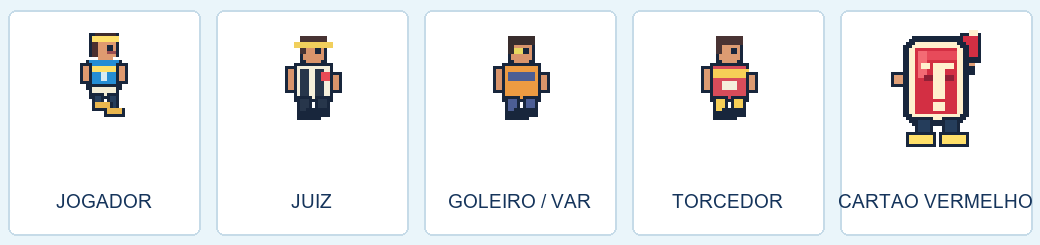
#> input picture docs/assets/personagens.png, 1040 x 245 px, given in place of player.png, which was not available
$ python create_report.py
#> lines starting #> are read from the running program, lines starting #| are printed output that depends on the picture
from pathlib import Path

from docx import Document
from docx.enum.section import WD_SECTION
from docx.enum.table import WD_CELL_VERTICAL_ALIGNMENT
from docx.enum.text import WD_ALIGN_PARAGRAPH
from docx.shared import Inches, Pt, RGBColor
from docx.oxml import OxmlElement
from docx.oxml.ns import qn
from PIL import Image, ImageDraw, ImageFont


ROOT = Path(__file__).resolve().parents[1]
DOCS = ROOT / "docs"
SHOTS = DOCS / "screenshots"
ASSETS = DOCS / "assets"
ASSETS.mkdir(parents=True, exist_ok=True)
OUT = DOCS / "Projeto_de_Sistemas_Interativos.docx"
REPO_URL = "https://github.com/erik336pereira/da-rua-ao-estrelado"
ITCH_URL = "https://erik336.itch.io/da-rua-ao-estrelado"

NAVY = "15345B"
BLUE = "168CC8"
GOLD = "F2BD42"
INK = "263447"
MUTED = "617080"
PALE = "EAF5FA"


# [127 lines left out: functions set_cell_shading, add_hyperlink, set_cell_margins, set_repeat_table_header, add_page_number, configure_doc and 4 more, not called in this run]


def character_sheet():
    entries = [
        ("player", "JOGADOR"),
        ("referee", "JUIZ"),
        ("goalie", "GOLEIRO / VAR"),
        ("fan", "TORCEDOR"),
        ("red_card_boss", "CARTAO VERMELHO"),
    ]
    cards = []
    for key, label in entries:
        src = ROOT / "assets" / "sprites" / f"{key}.png"
        sheet = Image.open(src).convert("RGBA")
#> sheet is the input picture: PIL image 1040x245 RGBA; mean R, G, B, A 238.2, 238.4, 239.4, 255
        frame_w = 32 if key in ("red_card_boss", "player") else 24
        frame_h = 40 if key == "red_card_boss" else 32
        frame = sheet.crop((frame_w, 0, frame_w * 2, frame_h))
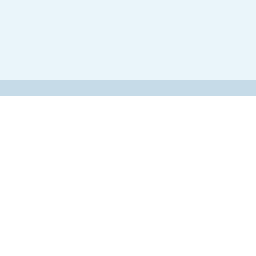
#> frame: PIL image 32x32 RGBA (shown 8 times larger); mean R, G, B, A 244.9, 249.6, 252, 255
        frame = frame.resize((frame.width * 3, frame.height * 3), Image.Resampling.NEAREST)
#> frame: PIL image 96x96 RGBA
        cards.append((label, frame))
#> pass 2 of the loop in character_sheet, `for key, label in entries:`:
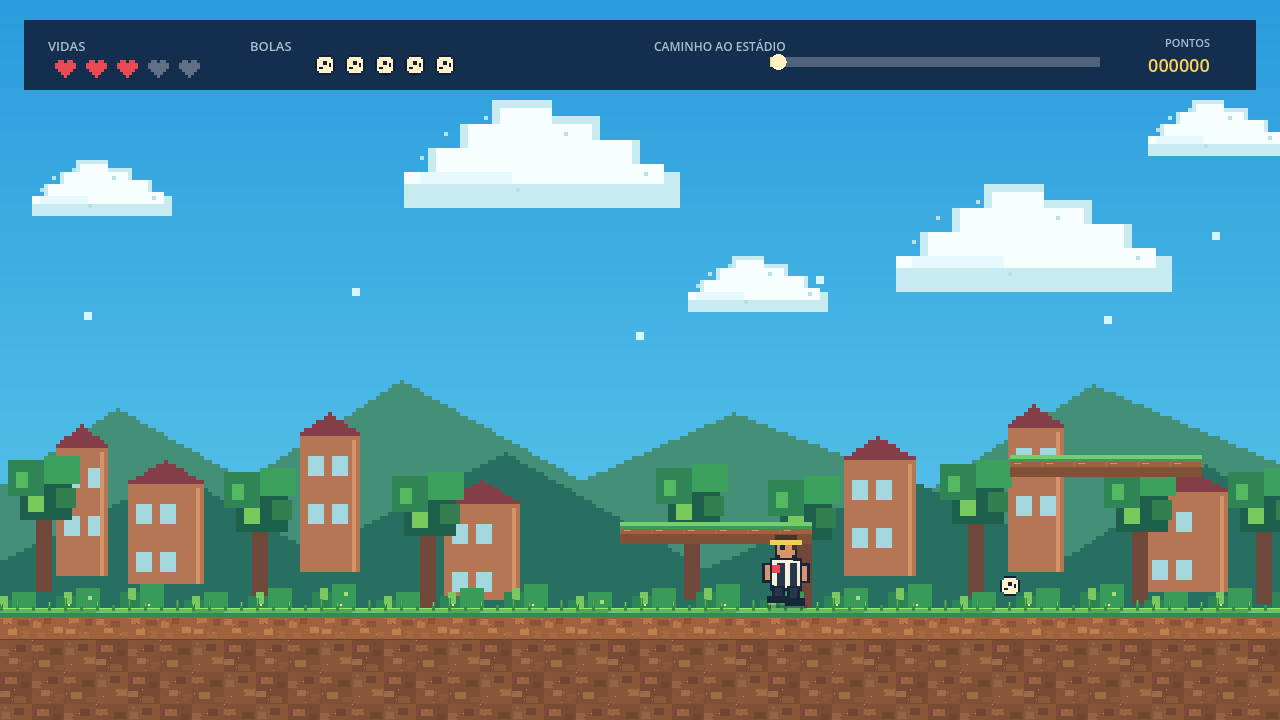
#> input picture docs/screenshots/gameplay.png, 1280 x 720 px, given in place of referee.png, which was not available
#> in character_sheet, sheet is the input picture: PIL image 1280x720 RGBA; mean R, G, B, A 87, 143.3, 158, 255
#> in character_sheet, `frame = sheet.crop((frame_w, 0, frame_w * 2, frame_h))`:
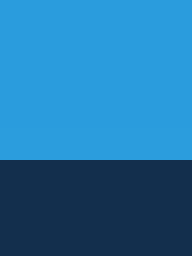
#> frame: PIL image 24x32 RGBA (shown 8 times larger); mean R, G, B, A 33.5, 115.2, 167, 255
    canvas = Image.new("RGBA", (1040, 245), (234, 245, 250, 255))
    draw = ImageDraw.Draw(canvas)
    try:
        font = ImageFont.truetype("arial.ttf", 19)
    except OSError:
        font = ImageFont.load_default()
    for i, (label, sprite) in enumerate(cards):
        x = i * 208
        draw.rounded_rectangle((x + 8, 10, x + 200, 235), radius=8, fill=(255, 255, 255, 255), outline=(198, 219, 232, 255), width=2)
        sprite.thumbnail((142, 142), Image.Resampling.NEAREST)
        canvas.alpha_composite(sprite, (x + (208 - sprite.width) // 2, 27))
        box = draw.textbbox((0, 0), label, font=font)
        draw.text((x + (208 - (box[2] - box[0])) // 2, 190), label, font=font, fill=(21, 52, 91, 255))
    path = ASSETS / "personagens.png"
    canvas.save(path)
    return path


# [40 lines left out: functions add_image_pair, add_image_triplet, not called in this run]


def build():
    sheet_path = character_sheet()
    doc = Document()
    configure_doc(doc)

    # Página 1 — capa institucional
    p = doc.add_paragraph()
    p.alignment = WD_ALIGN_PARAGRAPH.CENTER
    p.paragraph_format.space_before = Pt(36)
    r = p.add_run("UNIVERSIDADE NOVE DE JULHO — UNINOVE")
    r.bold = True
    r.font.size = Pt(15)
    r.font.color.rgb = RGBColor.from_string(NAVY)
    p = doc.add_paragraph()
    p.alignment = WD_ALIGN_PARAGRAPH.CENTER
    r = p.add_run("DIRETORIA DOS CURSOS DE INFORMÁTICA")
    r.font.size = Pt(11)
    r.font.color.rgb = RGBColor.from_string(MUTED)
    p = doc.add_paragraph()
    p.alignment = WD_ALIGN_PARAGRAPH.CENTER
    p.paragraph_format.space_before = Pt(8)
    r = p.add_run("PROJETO DE EXTENSÃO EM SISTEMAS INTERATIVOS")
    r.bold = True
    r.font.size = Pt(12)
    r.font.color.rgb = RGBColor.from_string(BLUE)
    p = doc.add_paragraph()
    p.alignment = WD_ALIGN_PARAGRAPH.CENTER
    p.paragraph_format.space_before = Pt(48)
    p.paragraph_format.space_after = Pt(16)
    r = p.add_run("DA RUA AO\nESTRELADO")
    r.bold = True
    r.font.name = "Arial"
    r.font.size = Pt(32)
    r.font.color.rgb = RGBColor.from_string(NAVY)
    p = doc.add_paragraph()
    p.alignment = WD_ALIGN_PARAGRAPH.CENTER
    r = p.add_run("Jogo de plataforma 2D com tema de futebol")
    r.font.size = Pt(14)
    r.font.color.rgb = RGBColor.from_string(MUTED)
    p = doc.add_paragraph()
    p.alignment = WD_ALIGN_PARAGRAPH.CENTER
    p.paragraph_format.space_before = Pt(24)
    p.add_run().add_picture(str(SHOTS / "gameplay.png"), width=Inches(5.8))
    add_caption(doc, "Cena da fase — arte original em pixel art.")
    p = doc.add_paragraph()
    p.alignment = WD_ALIGN_PARAGRAPH.CENTER
    p.paragraph_format.space_before = Pt(54)
    p.add_run("SÃO PAULO\n2026").bold = True

    # Página 2 — folha de rosto e integrantes editáveis
    doc.add_page_break()
    p = doc.add_paragraph()
    p.alignment = WD_ALIGN_PARAGRAPH.CENTER
    p.paragraph_format.space_before = Pt(14)
    r = p.add_run("DA RUA AO ESTRELADO")
    r.bold = True
    r.font.size = Pt(20)
    r.font.color.rgb = RGBColor.from_string(NAVY)
    p = doc.add_paragraph()
    p.alignment = WD_ALIGN_PARAGRAPH.CENTER
    p.paragraph_format.space_before = Pt(44)
    p.add_run("Projeto desenvolvido na disciplina Projeto de Extensão em Sistemas Interativos, como jogo de plataforma 2D para computador com a engine Godot.")
    p.paragraph_format.left_indent = Inches(1.0)
    p.paragraph_format.right_indent = Inches(1.0)
    p.paragraph_format.line_spacing = 1.25
    add_label(doc, "Integrantes do grupo")
    members = [
        ("Erik Pereira de Almeida — Líder", "924115897"),
        ("Felipe Gabriel Cruz Medeiros", "924100952"),
        ("Letícia da Silva Oliveira", "924103216"),
        ("Gabriel Santos de Jesus", "924110011"),
        ("Marcos Daniel Ribeiro Siriano", "924115034"),
    ]
    roster = doc.add_table(rows=len(members), cols=1)
    roster.autofit = False
    roster.columns[0].width = Inches(6.7)
    for n, row in enumerate(roster.rows, 1):
        cell = row.cells[0]
        cell.width = Inches(6.7)
        set_cell_shading(cell, PALE if n % 2 else "F7FAFC")
        set_cell_margins(cell, 70, 150, 70, 150)
        member_name, member_ra = members[n-1]
        cell.text = f"{n:02d}. {member_name}   —   RA: {member_ra}"
        for para in cell.paragraphs:
            para.paragraph_format.space_after = Pt(1)
            for run in para.runs:
                run.font.size = Pt(8.5)
    add_label(doc, "Orientação e disciplina")
    p = doc.add_paragraph()
    p.add_run("Professor: ").bold = True
    p.add_run("Leandro Fernandes da Mota")
    p = doc.add_paragraph()
    p.add_run("Disciplina: ").bold = True
    p.add_run("Projeto de Extensão em Sistemas Interativos")
    p = doc.add_paragraph()
    p.paragraph_format.space_before = Pt(45)
    p.alignment = WD_ALIGN_PARAGRAPH.CENTER
    p.add_run("São Paulo\n2026")

    # Página 3 — sumário
    doc.add_page_break()
    add_heading(doc, "SUMÁRIO", "Estrutura do projeto e das entregas.")
    items = [
        ("1. Objetivo e proposta", "4"),
        ("2. História e ambientação", "4"),
        ("3. Recursos, personagens e cenários", "4"),
        ("4. Jogabilidade, controles e desafios", "5"),
        ("5. Telas e áudio", "5"),
        ("6. Página do jogo e distribuição", "6"),
        ("7. Referências e endereços", "6"),
    ]
    for name, page in items:
        p = doc.add_paragraph()
        p.paragraph_format.space_before = Pt(10)
        p.paragraph_format.space_after = Pt(12)
        p.add_run(name)
        p.add_run("  " + "· " * 15 + "  " + page).font.color.rgb = RGBColor.from_string(MUTED)
    p = doc.add_paragraph()
    p.paragraph_format.space_before = Pt(40)
    r = p.add_run("PLATAFORMA")
    r.bold = True
    r.font.color.rgb = RGBColor.from_string(BLUE)
    doc.add_paragraph("Computador (Windows) e navegador compatível com a exportação Web de Godot. Jogo individual; não há modo multijogador.")
    p = doc.add_paragraph()
    p.paragraph_format.space_before = Pt(20)
    r = p.add_run("TECNOLOGIA")
    r.bold = True
    r.font.color.rgb = RGBColor.from_string(BLUE)
    doc.add_paragraph("Godot 4.7.2, GDScript, recursos gráficos e áudio originais preparados para o projeto.")

    # Página 4 — objetivo, história, arte
    doc.add_page_break()
    add_heading(doc, "1. OBJETIVO E PROPOSTA")
    doc.add_paragraph("Desenvolver um jogo de plataforma 2D no qual o jogador atravessa um percurso inspirado no futebol, enfrenta adversários e alcança o estádio. O projeto prioriza controles de teclado, leitura clara dos perigos, coleta de recursos e uma conclusão após a luta contra um chefe.")
    doc.add_heading("2. HISTÓRIA E AMBIENTAÇÃO", level=2)
    doc.add_paragraph("Um jovem jogador está a caminho de sua grande partida. Para chegar ao estádio, ele precisa cruzar ruas e áreas de acesso tomadas por desafios futebolísticos: o juiz lança cartões, o goleiro sai do gol para persegui-lo, a torcida atrapalha o caminho e um enorme Cartão Vermelho protege o portão final. Vencido o chefe, os portões se abrem e o atleta pode entrar no estádio, enquanto a frase ‘PORTÕES ABERTOS!’ salta suavemente acima da estrutura e dois fogos explodem sobre o telhado.")
    doc.add_heading("3. RECURSOS, PERSONAGENS E CENÁRIOS", level=2)
    doc.add_paragraph("A direção visual usa pixel art original com paleta azul, verde e terrosa. Os sprites têm quadros de movimento para corrida, cabeçada, carrinho e chute. O cenário combina céu em camadas, prédios, plataformas, gramado, terra e estádio; corações recuperam vida, bolas ampliam a munição e um troféu rende pontos após a derrota do chefe.")
    doc.add_picture(str(sheet_path), width=Inches(6.55))
    add_caption(doc, "Personagens originais: jogador, juiz, goleiro/VAR, torcedor e chefe Cartão Vermelho.")
    add_image_pair(doc, SHOTS / "gameplay.png", "Trecho da fase", SHOTS / "headbutt.png", "Sequência da cabeçada", width=3.12)
    add_image_pair(doc, SHOTS / "kick.png", "Chute com preparação, contato e recuperação", SHOTS / "trophy.png", "Troféu na plataforma após derrotar o chefe", width=3.12)

    # Página 5 — sistemas, inimigos, tela e áudio
    doc.add_page_break()
    add_heading(doc, "4. JOGABILIDADE, CONTROLES E DESAFIOS")
    controls = [
        ("Mover", "A / D ou setas esquerda/direita"),
        ("Pular", "Espaço, W ou seta para cima"),
        ("Cabeçada", "J — ataque de curta distância"),
        ("Carrinho", "K — investida rasteira"),
        ("Chute", "L — arremessa uma bola consumível"),
        ("Pausar / voltar", "P ou Esc"),
        ("Iniciar / continuar", "Enter; Espaço também inicia na tela de título"),
        ("Reiniciar durante a pausa", "R"),
    ]
    table = doc.add_table(rows=1, cols=2)
    table.autofit = False
    table.columns[0].width = Inches(1.55)
    table.columns[1].width = Inches(5.1)
    for i, title in enumerate(("AÇÃO", "TECLA / EFEITO")):
        cell = table.rows[0].cells[i]
        cell.text = title
        set_cell_shading(cell, NAVY)
        for run in cell.paragraphs[0].runs:
            run.bold = True
            run.font.size = Pt(8)
            run.font.color.rgb = RGBColor(255, 255, 255)
    set_repeat_table_header(table.rows[0])
    for row_index, (action, keys) in enumerate(controls):
        cells = table.add_row().cells
        cells[0].text = action
        cells[1].text = keys
        for cell in cells:
            set_cell_margins(cell, 60, 100, 60, 100)
            if row_index % 2 == 0:
                set_cell_shading(cell, PALE)
            for para in cell.paragraphs:
                para.paragraph_format.space_after = Pt(0)
                for run in para.runs:
                    run.font.size = Pt(8.5)
    doc.add_heading("Adversários e recursos", level=2)
    add_bullet(doc, "Juiz: patrulha e lança cartões amarelos; o contato e os projéteis causam dano.")
    add_bullet(doc, "Goleiro/VAR: persegue o jogador, pula para alcançar plataformas e tenta colidir com ele.")
    add_bullet(doc, "Torcedor: ocupa a rota e se movimenta pelo trecho em que aparece.")
    add_bullet(doc, "Chefe Cartão Vermelho: um cartão vermelho vivo, retangular, com braços e pernas. Ele arremessa cartões à distância e golpeia de perto; sua barra de vida precisa chegar a zero para abrir o portão.")
    add_bullet(doc, "O HUD acompanha vidas, bolas e pontuação. Corações restauram vida; bolas recuperam munição. A invulnerabilidade breve após dano evita golpes consecutivos instantâneos.")
    doc.add_heading("5. TELAS E ÁUDIO", level=2)
    doc.add_paragraph("O menu inicial concentra o botão de começar e acessos separados para Configurações e Controles. Na pausa, o jogador pode continuar, abrir essas telas ou reiniciar. Configurações oferece um controle deslizante de volume de 0% a 100%, ajustável com clique ou arraste. A tela de Controles reúne as teclas de movimento, pulo, ataques, pausa e reinício. Na vitória e na derrota, é possível iniciar um novo jogo ou voltar ao menu principal. Depois que o chefe é derrotado, ‘PORTÕES ABERTOS!’ aparece acima do estádio com uma animação leve de salto, acompanhada por dois fogos de artifício no alto do telhado. Músicas acompanham menu, fase e Game Over; efeitos sonoros acompanham pulo, ataques, chute, dano, acerto em inimigo e coleta de item.")
    add_image_triplet(doc, [
        (SHOTS / "gameplay.png", "Fase em andamento"),
        (SHOTS / "bonus.png", "Bônus de vida"),
        (SHOTS / "trophy.png", "Troféu após derrotar o chefe"),
    ])

    # Página 6 — página itch.io e endereços
    doc.add_page_break()
    add_heading(doc, "6. PÁGINA DO JOGO E DISTRIBUIÇÃO")
    add_label(doc, "Título da página")
    p = doc.add_paragraph()
    p.add_run("Da Rua ao Estrelado").bold = True
    add_label(doc, "Texto sugerido para itch.io")
    doc.add_paragraph("Uma partida inteira separa você do estádio! Corra, pule, use a cabeçada e o carrinho, e chute bolas para abrir caminho. Desvie dos cartões do juiz, fuja do goleiro que salta em sua direção e enfrente o chefão Cartão Vermelho. Recolha corações e bolas, sobreviva ao percurso e entre em campo.")
    p = doc.add_paragraph()
    p.paragraph_format.space_before = Pt(4)
    p.add_run("Jogo individual de plataforma 2D para computador. Escolha a versão para Windows para baixar ou jogue a versão Web diretamente no navegador.")
    doc.add_heading("Materiais e publicação", level=2)
    add_bullet(doc, "Telas descritas: menu inicial, controles, configurações de volume, pausa, fase, derrota e vitória.")
    add_bullet(doc, "Pacotes preparados: versão Web em HTML5 para o itch.io e versão executável para Windows.")
    add_bullet(doc, "O jogo está publicado no itch.io e pode ser acessado pelo endereço informado nesta seção. O código-fonte está disponível publicamente no GitHub pelo endereço indicado abaixo.")
    doc.add_heading("7. REFERÊNCIAS E ENDEREÇOS", level=2)
    fields = [
        ("URL da página do jogo no itch.io", ITCH_URL),
        ("URL do código-fonte / repositório", REPO_URL),
        ("Imagens e recursos", "Arte, áudio, interface e código originais do projeto; engine Godot 4.7.2."),
    ]
    for label, value in fields:
        p = doc.add_paragraph()
        p.paragraph_format.space_after = Pt(6)
        r = p.add_run(label + ": ")
        r.bold = True
        if label == "URL da página do jogo no itch.io":
            add_hyperlink(p, ITCH_URL, ITCH_URL)
        elif label == "URL do código-fonte / repositório":
            add_hyperlink(p, REPO_URL, REPO_URL)
        else:
            p.add_run(value)
    p = doc.add_paragraph()
    p.paragraph_format.space_before = Pt(16)
    r = p.add_run("Estado da entrega")
    r.bold = True
    r.font.color.rgb = RGBColor.from_string(BLUE)
    doc.add_paragraph("Projeto publicado no itch.io e com código-fonte público no GitHub. Os dois endereços estão informados acima.")

    doc.save(OUT)
    print(OUT)


if __name__ == "__main__":
#> (the run stopped early here; a loop or call above may not have finished)
